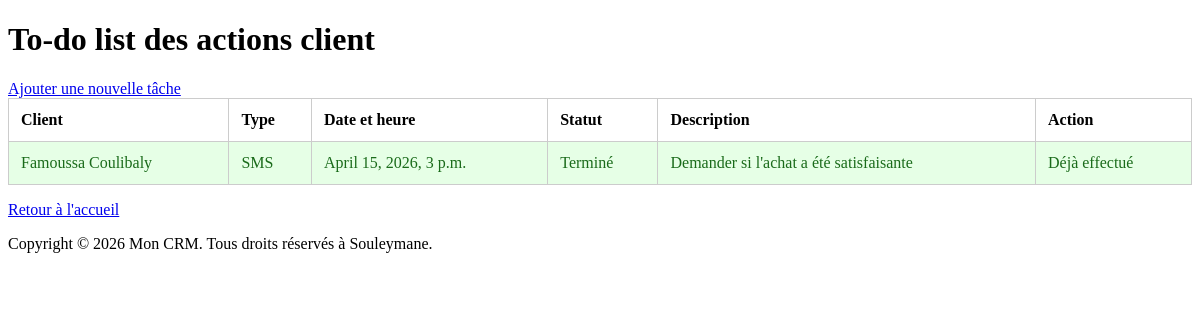
/todo/, run on the app's committed database.
### LE_CRM/models.py (models this page shows, shortened)
class Todo(models.Model):
    ACTION_CHOICES = [
        ('appel', 'Appel'),
        ('sms', 'SMS'),
        ('email', 'Email'),
        ('rendez_vous', 'Rendez-vous'),
    ]
    STATUT_CHOICES = [
        ('a_faire', 'À faire'),
        ('termine', 'Terminé'),
        ('annule', 'Annulé'),
    ]
    client = models.ForeignKey(client, on_delete=models.CASCADE, verbose_name="Client")
    type_action = models.CharField(max_length=20, choices=ACTION_CHOICES, verbose_name="Type d'action")
    date_action = models.DateTimeField(default=timezone.now, verbose_name="Date et heure")
    statut = models.CharField(max_length=20, choices=STATUT_CHOICES, default='a_faire', verbose_name="Statut")
    description = models.TextField(blank=True, verbose_name="Description")
    date_creation = models.DateTimeField(default=timezone.now, verbose_name="Date de création")
    class Meta:
        verbose_name = "Tâche"
        verbose_name_plural = "Tâches"
        ordering = ['-date_action']

class client(models.Model):
    nom = models.CharField(max_length=100, verbose_name="Nom")
    prenom = models.CharField(max_length=100, verbose_name="Prénom")
    sexe = models.CharField(max_length=1, choices=[('M', 'Masculin'), ('F', 'Féminin')], verbose_name="Sexe")
    email = models.EmailField(verbose_name="Email")
    telephone = models.CharField(max_length=12, verbose_name="Téléphone")
    adresse = models.CharField(max_length=200, verbose_name="Adresse")
    description = models.TextField(default="vide", verbose_name="Description")
    date_enregistrement = models.DateTimeField(
        default=timezone.now,
        verbose_name="Date d'enregistrement"
    )
    actif = models.BooleanField(default=True, verbose_name="Actif")
    class Meta:
        verbose_name = "Client"
        verbose_name_plural = "Clients"
        ordering = ['prenom',"nom"]
        unique_together = ('telephone', 'email')
    def __str__(self):
        return f"{self.prenom} {self.nom}"

### LE_CRM/views.py (the view)
# urls.py: path('todo/', todo_list, name='todo_list'),
def todo_list(request):
    todos = Todo.objects.select_related('client').all()
    return render(request, 'todo_list.html', context={'todos': todos})

### CRM/templates/todo_list.html (shortened to what this page needs)
{% extends "base.html" %}
{% block content %}
    <h1>To-do list des actions client</h1>
    <a href="/add_todo/">Ajouter une nouvelle tâche</a>
    {% if todos %}
        <table>
            <thead>
                <tr>
                    <th>Client</th>
                    <th>Type</th>
                    <th>Date et heure</th>
                    <th>Statut</th>
                    <th>Description</th>
                    <th>Action</th>
                </tr>
            </thead>
            <tbody>
                {% for todo in todos %}
                    <tr class="{% if todo.statut == 'termine' %}todo-termine{% elif todo.statut == 'annule' %}todo-annule{% endif %}">
                        <td>{{ todo.client }}</td>
                        <td>{{ todo.get_type_action_display }}</td>
                        <td>{{ todo.date_action }}</td>
                        <td>{{ todo.get_statut_display }}</td>
                        <td>{{ todo.description }}</td>
                        <td>
                            {% if todo.statut != 'termine' %}
                                <form method="post" action="{% url 'marquer_todo_effectue' todo.id %}">
                                    {% csrf_token %}
                                    <button type="submit">Marquer comme effectué</button>
                                </form>
                            {% else %}
                                <span>Déjà effectué</span>
                            {% endif %}
                        </td>
                    </tr>
                {% endfor %}
            </tbody>
        </table>
    {% else %}
        <p>Aucune tâche enregistrée pour le moment.</p>
    {% endif %}
    <a href="/">Retour à l'accueil</a>
{% endblock %}

### CRM/templates/base.html (style rules this page uses)
table { width: 100%; border-collapse: collapse; margin-bottom: 1rem; }
th, td { padding: 0.75rem; border: 1px solid #ccc; text-align: left; }
.todo-termine { background-color: #e6ffe6; color: #1a6b1a; }

### data on the page
Todo: client "Famoussa Coulibaly", type_action "SMS", date_action "April 15, 2026, 3 p.m.", statut "Terminé", description "Demander si l'achat a été satisfaisante", shows "Déjà effectué"
